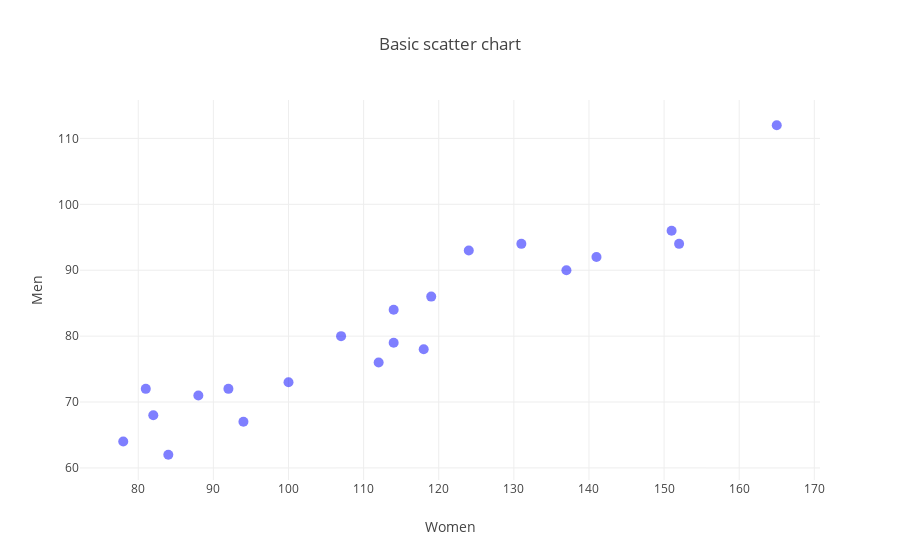

Source (notebook cell):
### Code cell
# 散点图
trace = go.Scatter(x=df.Men, y=df.Women, name="Nothing", mode="markers", 
                   marker=dict(color='blue', size=10, opacity=0.5))
layout = dict(
    title='Basic scatter chart',
    yaxis=dict(title = 'Men'),
    xaxis=dict(title = 'Women'),
    hovermode='closest',
)

# fig = go.Figure(data=[trace], layout=layout)
fig = dict(data = [trace], layout = layout)
plotly.offline.iplot(fig, filename='Basic scatter chart')

### Figure 1 — Plotly figure (JSON) as saved in the notebook; plotly's stock layout.template omitted (floating-point values rounded to 4 significant figures)
{"data": [{"marker": {"color": "blue", "opacity": 0.5, "size": 10}, "mode": "markers", "name": "Nothing", "type": "scatter", "uid": "2da168e0-dad4-4ce9-9662-5607bf3f926c", "x": [152, 151, 165, 141, 137, 118, 131, 112, 114, 119, 124, 114, 94, 100, 107, 84, 92, 88, 82, 78, 81], "y": [94, 96, 112, 92, 90, 78, 94, 76, 79, 86, 93, 84, 67, 73, 80, 62, 72, 71, 68, 64, 72]}], "layout": {"hovermode": "closest", "title": "Basic scatter chart", "xaxis": {"title": "Women"}, "yaxis": {"title": "Men"}}}
